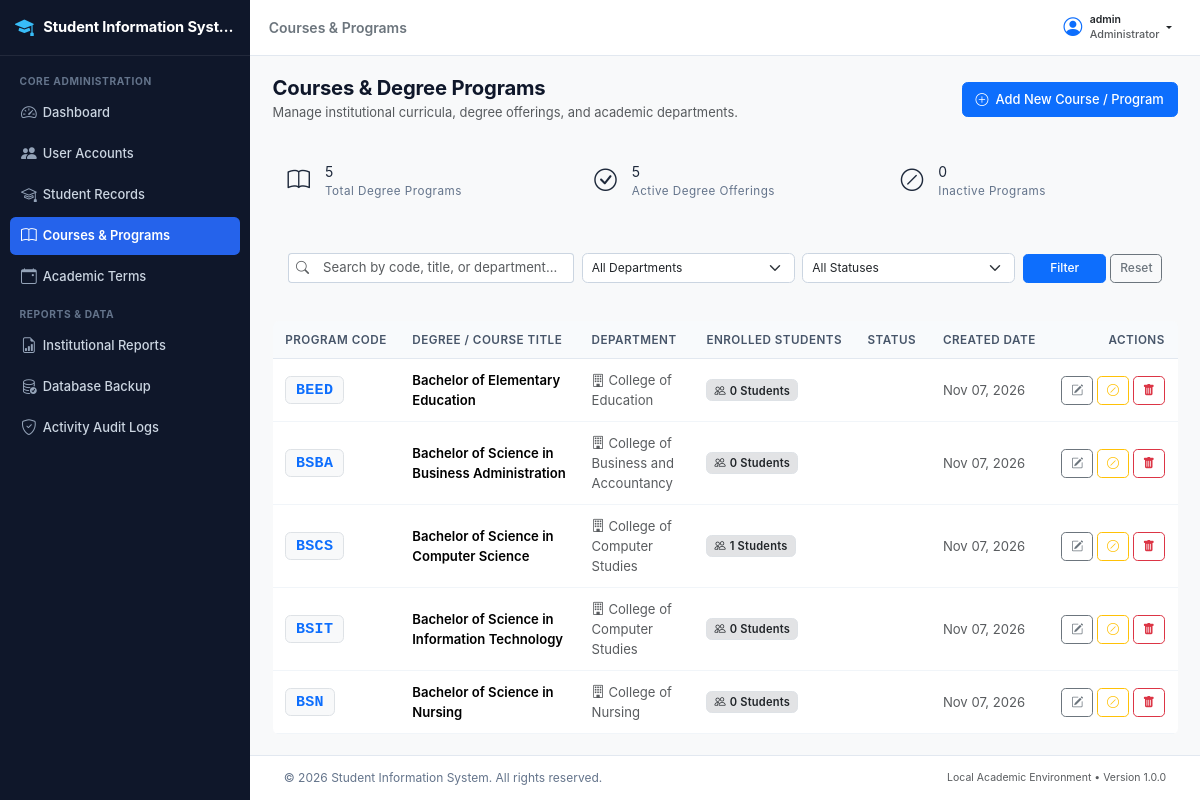
The app's page /admin/programs/index.php (signed in) with its own data.
### tables this page shows
CREATE TABLE `programs` (
  `program_id` int(11) NOT NULL AUTO_INCREMENT,
  `program_code` varchar(20) NOT NULL,
  `program_name` varchar(150) NOT NULL,
  `department` varchar(100) NOT NULL,
  `status` enum('Active','Inactive') NOT NULL DEFAULT 'Active',
  `created_at` datetime NOT NULL DEFAULT current_timestamp(),
  `updated_at` datetime NOT NULL DEFAULT current_timestamp() ON UPDATE current_timestamp(),
  PRIMARY KEY (`program_id`),
  UNIQUE KEY `program_code` (`program_code`),
  KEY `idx_programs_status` (`status`)
);

### includes/functions.php (called while the page is built, shortened)
<?php
function escape($data) {
    return htmlspecialchars((string)$data, ENT_QUOTES, 'UTF-8');
}
function sanitize($data) {
    return trim((string)$data);
}
function format_date($date, $format = 'M d, Y') {
    $timestamp = strtotime($date);
    return $timestamp ? date($format, $timestamp) : 'N/A';
}

### admin/programs/index.php (the view, shortened to what this page needs)
<?php
require_once __DIR__ . '/../../includes/functions.php';
$conn = db_connect();
$search = sanitize($_GET['q'] ?? '');
$page = max(1, (int)($_GET['page'] ?? 1));
$limit = 15;
$offset = ($page - 1) * $limit;
$total_programs = (int)mysqli_fetch_row(mysqli_query($conn, "SELECT COUNT(*) FROM programs"))[0];
$active_programs = (int)mysqli_fetch_row(mysqli_query($conn, "SELECT COUNT(*) FROM programs WHERE status = 'Active'"))[0];
$inactive_programs = (int)mysqli_fetch_row(mysqli_query($conn, "SELECT COUNT(*) FROM programs WHERE status = 'Inactive'"))[0];
$where = ["1=1"];
$types = "";
$params = [];
$where_clause = implode(" AND ", $where);
$data_sql = "SELECT p.*,
                    (SELECT COUNT(*) FROM students s WHERE s.program_id = p.program_id) AS student_count
             FROM programs p
             WHERE {$where_clause}
             ORDER BY p.status ASC, p.program_code ASC
             LIMIT ? OFFSET ?";
$data_stmt = mysqli_prepare($conn, $data_sql);
$data_types = $types . "ii";
$data_params = array_merge($params, [$limit, $offset]);
mysqli_stmt_bind_param($data_stmt, $data_types, ...$data_params);
mysqli_stmt_execute($data_stmt);
$programs_res = mysqli_stmt_get_result($data_stmt);
require_once __DIR__ . '/../../includes/header.php';
?>
<div class="app-wrapper">
    <?php require_once __DIR__ . '/../../includes/sidebar.php'; ?>
    <div class="app-main">
        <?php require_once __DIR__ . '/../../includes/navbar.php'; ?>
        <main class="content-body">
            <div class="container-fluid px-0">
                <div class="d-flex flex-column flex-md-row justify-content-between align-items-md-center mb-4 gap-2">
                    <div>
                        <h1 class="h3 mb-1 fw-bold">Courses & Degree Programs</h1>
                        <p class="text-muted small mb-0">Manage institutional curricula, degree offerings, and academic departments.</p>
                    </div>
                    <div>
                        <a href="create.php" class="btn btn-primary">
                            <i class="bi bi-plus-circle me-1"></i> Add New Course / Program
                        </a>
                    </div>
                </div>
                <div class="row g-3 mb-4">
                    <div class="col-md-4">
                        <div class="sis-card stat-card p-3">
                            <div class="d-flex align-items-center">
                                <div class="stat-icon-wrapper stat-icon-blue me-3">
                                    <i class="bi bi-book fs-4"></i>
                                </div>
                                <div>
                                    <div class="stat-value"><?php echo $total_programs; ?></div>
                                    <div class="stat-label">Total Degree Programs</div>
                                </div>
                            </div>
                        </div>
                    </div>
                    <div class="col-md-4">
                        <div class="sis-card stat-card p-3">
                            <div class="d-flex align-items-center">
                                <div class="stat-icon-wrapper stat-icon-green me-3">
                                    <i class="bi bi-check-circle fs-4"></i>
                                </div>
                                <div>
                                    <div class="stat-value"><?php echo $active_programs; ?></div>
                                    <div class="stat-label">Active Degree Offerings</div>
                                </div>
                            </div>
                        </div>
                    </div>
                    <div class="col-md-4">
                        <div class="sis-card stat-card p-3">
                            <div class="d-flex align-items-center">
                                <div class="stat-icon-wrapper stat-icon-amber me-3">
                                    <i class="bi bi-slash-circle fs-4"></i>
                                </div>
                                <div>
                                    <div class="stat-value"><?php echo $inactive_programs; ?></div>
                                    <div class="stat-label">Inactive Programs</div>
                                </div>
                            </div>
                        </div>
                    </div>
                </div>
                <div class="sis-card p-3 mb-4">
                    <form action="index.php" method="GET" class="row g-2 align-items-center">
                        <div class="col-md-4">
                            <div class="input-group input-group-sm">
                                <span class="input-group-text bg-white border-end-0"><i class="bi bi-search text-muted"></i></span>
                                <input type="text" name="q" class="form-control border-start-0" placeholder="Search by code, title, or department..." value="<?php echo escape($search); ?>">
                            </div>
                        </div>
                        <div class="col-md-3">
                            <select name="dept" class="form-select form-select-sm">
                                <option value="">All Departments</option>
                            </select>
                        </div>
                        <div class="col-md-3">
                            <select name="status" class="form-select form-select-sm">
                                <option value="">All Statuses</option>
                            </select>
                        </div>
                        <div class="col-md-2 d-flex gap-1">
                            <button type="submit" class="btn btn-sm btn-primary flex-grow-1">Filter</button>
                            <a href="index.php" class="btn btn-sm btn-outline-secondary">Reset</a>
                        </div>
                    </form>
                </div>
                <div class="sis-card">
                    <div class="table-responsive">
                        <table class="table sis-table align-middle">
                            <thead>
                                <tr>
                                    <th>Program Code</th>
                                    <th>Degree / Course Title</th>
                                    <th>Department</th>
                                    <th>Enrolled Students</th>
                                    <th>Status</th>
                                    <th>Created Date</th>
                                    <th class="text-end">Actions</th>
                                </tr>
                            </thead>
                            <tbody>
                                <?php if (mysqli_num_rows($programs_res) > 0): ?>
                                    <?php while ($p = mysqli_fetch_assoc($programs_res)): ?>
                                        <tr>
                                            <td>
                                                <span class="badge bg-light text-primary border font-monospace fs-6">
                                                    <?php echo escape($p['program_code']); ?>
                                                </span>
                                            </td>
                                            <td class="fw-semibold">
                                                <?php echo escape($p['program_name']); ?>
                                            </td>
                                            <td class="small text-muted">
                                                <i class="bi bi-building me-1"></i><?php echo escape($p['department']); ?>
                                            </td>
                                            <td>
                                                <a href="<?php echo APP_URL; ?>/admin/students/index.php?program_id=<?php echo $p['program_id']; ?>" class="badge bg-secondary-subtle text-dark text-decoration-none border" title="View students in this program">
                                                    <i class="bi bi-people me-1"></i><?php echo (int)$p['student_count']; ?> Students
                                                </a>
                                            </td>
                                            <td>
                                                <span class="badge badge-status <?php echo $p['status'] === 'Active' ? 'badge-active' : 'badge-inactive'; ?>">
                                                </span>
                                            </td>
                                            <td class="text-muted small"><?php echo format_date($p['created_at']); ?></td>
                                            <td class="text-end">
                                                <div class="d-inline-flex gap-1 align-items-center">
                                                    <a href="edit.php?id=<?php echo $p['program_id']; ?>" class="btn btn-sm btn-outline-secondary" title="Edit Course / Program">
                                                        <i class="bi bi-pencil-square"></i>
                                                    </a>
                                                    <form action="<?php echo APP_URL; ?>/process/programs/toggle-status-process.php" method="POST" class="d-inline" onsubmit="return confirm('Are you sure you want to <?php echo $p['status'] === 'Active' ? 'deactivate' : 'activate'; ?> this course?');">
                                                        <button type="submit" class="btn btn-sm <?php echo $p['status'] === 'Active' ? 'btn-outline-warning' : 'btn-outline-success'; ?>" title="<?php echo $p['status'] === 'Active' ? 'Deactivate Program' : 'Activate Program'; ?>">
                                                            <i class="bi <?php echo $p['status'] === 'Active' ? 'bi-slash-circle' : 'bi-check-circle'; ?>"></i>
                                                        </button>
                                                    </form>
                                                    <form action="<?php echo APP_URL; ?>/process/programs/delete-program-process.php" method="POST" class="d-inline" onsubmit="return confirm('Are you sure you want to permanently delete course / program \'<?php echo escape($p['program_code']); ?>\'?');">
                                                        <button type="submit" class="btn btn-sm btn-outline-danger" title="Delete Course / Program">
                                                            <i class="bi bi-trash-fill"></i>
                                                        </button>
                                                    </form>
                                                </div>
                                            </td>
                                        </tr>
                                    <?php endwhile; ?>
                                <?php endif; ?>
                            </tbody>
                        </table>
                    </div>
                </div>
            </div>
        </main>
        <?php require_once __DIR__ . '/../../includes/footer.php'; ?>

### assets/css/style.css (style rules this page uses)
:root { --sis-primary: #1e3a8a; --sis-primary-hover: #172554; --sis-secondary: #0f766e; --sis-accent: #2563eb; --sis-bg: #f8fafc; --sis-sidebar-width: 250px; --sis-header-height: 56px; --sis-text-main: #1e293b; --sis-text-muted: #64748b; --sis-border: #e2e8f0; }
html { font-size: 15px; -webkit-font-smoothing: antialiased; -moz-osx-font-smoothing: grayscale; }
body { font-family: -apple-system, BlinkMacSystemFont, "Segoe UI", Roboto, "Helvetica Neue", Arial, sans-serif; background-color: var(--sis-bg); color: var(--sis-text-main); font-size: 0.933rem; line-height: 1.55; min-height: 100vh; }
h1, .h1 { font-size: 1.45rem; font-weight: 700; color: #0f172a; }
h3, .h3 { font-size: 1.15rem; font-weight: 600; color: #0f172a; }
.app-wrapper { display: flex; min-height: 100vh; }
.app-main { flex: 1; margin-left: 250px; display: flex; flex-direction: column; min-height: 100vh; min-width: 0; }
.content-body { flex: 1; padding: 1.35rem 1.5rem; min-width: 0; }
.content-body h1, .content-body .h3 { font-size: 1.35rem; font-weight: 700; color: #0f172a; letter-spacing: -0.01em; }
.content-body p.text-muted { font-size: 0.86rem; line-height: 1.45; }
.stat-label, .card .text-uppercase.fw-semibold { font-size: 0.78rem !important; letter-spacing: 0.04em; color: #64748b; }
.table { font-size: 0.875rem; margin-bottom: 0; vertical-align: middle; }
.table thead th { background-color: #f8fafc; color: #475569; font-weight: 600; font-size: 0.78rem; text-transform: uppercase; letter-spacing: 0.04em; border-bottom: 1px solid var(--sis-border); padding: 0.65rem 0.85rem; white-space: nowrap; }
.table tbody td { padding: 0.7rem 0.85rem; border-bottom: 1px solid #f1f5f9; font-size: 0.875rem; }
.table-responsive { border-radius: 0.375rem; }
.form-control, .form-select { font-size: 0.875rem; padding: 0.45rem 0.75rem; border-radius: 0.375rem; border-color: #cbd5e1; }
.form-control-sm, .form-select-sm { font-size: 0.8rem; padding: 0.35rem 0.6rem; }
.input-group-text { font-size: 0.85rem; padding: 0.45rem 0.7rem; background-color: #f8fafc; border-color: #cbd5e1; color: #64748b; }
.btn { font-size: 0.86rem; font-weight: 500; padding: 0.45rem 0.85rem; border-radius: 0.375rem; }
.btn-sm { font-size: 0.8rem; padding: 0.3rem 0.6rem; border-radius: 0.3125rem; }
.badge { font-size: 0.74rem; font-weight: 600; padding: 0.38em 0.65em; letter-spacing: 0.02em; }

### records on screen
programs: program_code "BEED", program_name "Bachelor of Elementary Education", department "College of Education", student_count "0", created_at "Nov 07, 2026"
programs: program_code "BSBA", program_name "Bachelor of Science in Business Administration", department "College of Business and Accountancy", student_count "0", created_at "Nov 07, 2026"
programs: program_code "BSCS", program_name "Bachelor of Science in Computer Science", department "College of Computer Studies", student_count "1", created_at "Nov 07, 2026"
programs: program_code "BSIT", program_name "Bachelor of Science in Information Technology", department "College of Computer Studies", student_count "0", created_at "Nov 07, 2026"
programs: program_code "BSN", program_name "Bachelor of Science in Nursing", department "College of Nursing", student_count "0", created_at "Nov 07, 2026"

### other values on screen
APP_NAME "Student Information Syst…"
$page_title "Courses & Programs"
$auth_user['username'] "admin"
$auth_user['role_name'] "Administrator"
$total_programs "5"
$active_programs "5"
$inactive_programs "0"
APP_NAME "Student Information System"
APP_VERSION "1.0.0"
